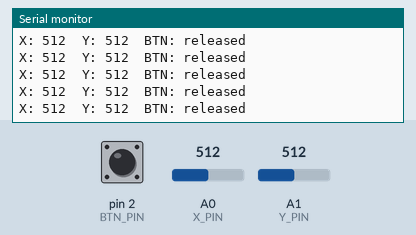
Bench run of a sketch on a simulated Arduino Uno, built with avr-gcc and run on an emulated ATmega328P. Shown: the last lines printed to the serial monitor. The inputs (shaded band) are chosen by the test bench; at power-on: pin 2 (BTN_PIN) HIGH, A0 (X_PIN) = 512, A1 (Y_PIN) = 512.

Above: at 1.2 s.
1.3 s: pin 2 (BTN_PIN) pulled LOW for 0.15 s
At 1.32 s:
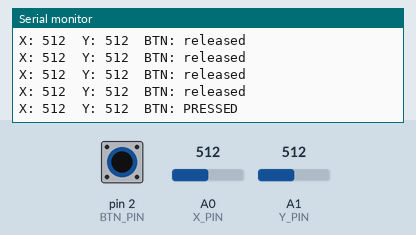
2.9 s: A0 (X_PIN) set to 716
At 2.93 s:
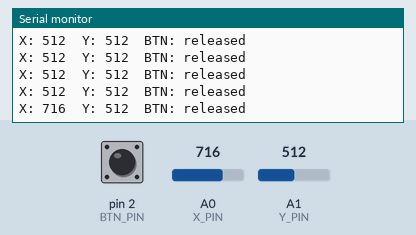
4.4 s: A1 (Y_PIN) set to 716
At 4.44 s:
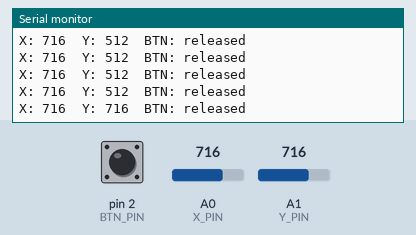
5.9 s: A0 (X_PIN) set to 1023
At 5.95 s:
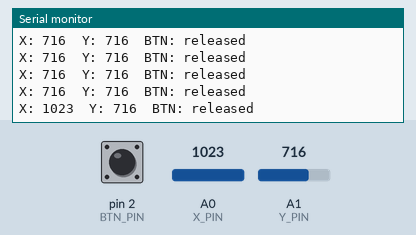
8.9 s: pin 2 (BTN_PIN) pulled LOW for 1 s
At 8.98 s:
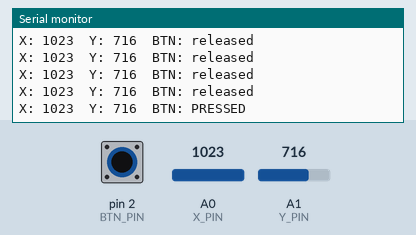
11.4 s: A1 (Y_PIN) set to 900
At 11.4 s:
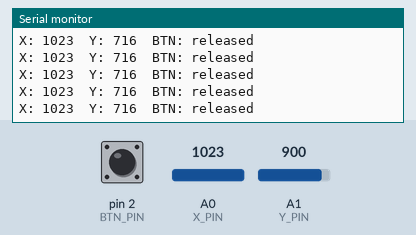
Timing chart, 0 to 13.9 s (numbered marks = the images above; inputs shaded):
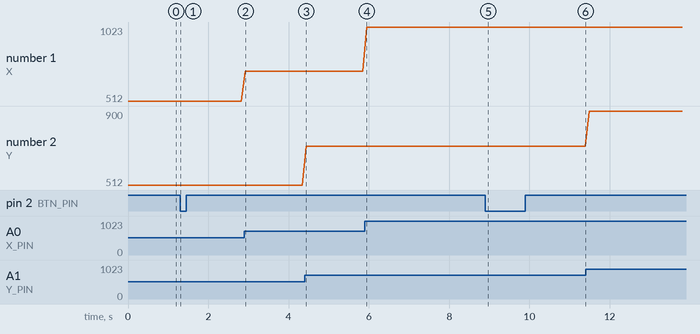

The sketch:

joystick_module.ino
```cpp
// snippet: joystick_module
// tags: joystick, analog, input, xy, button, axis
// boards: avr, megaavr, nano33iot, romi32u4, rp2040
// library: none
// description: Read a two-axis analog joystick module (VRx, VRy) plus the built-in push button.
//   Wiring: VRx → X_PIN, VRy → Y_PIN, SW → BTN_PIN, VCC → 5V, GND → GND.
//   Center position returns ~512. Button is active LOW (pressed = 0).
// prompts: joystick module, analog joystick input, XY axis joystick, two-axis analog stick, game controller joystick
//
// ---- CONFIGURE ----
#define X_PIN    A0
#define Y_PIN    A1
#define BTN_PIN  2    // digital pin; joystick button pulls LOW when pressed
// -------------------

void setup() {
  Serial.begin(115200);
  pinMode(BTN_PIN, INPUT_PULLUP);
}

void loop() {
  int x   = analogRead(X_PIN);
  int y   = analogRead(Y_PIN);
  bool btn = !digitalRead(BTN_PIN);   // LOW when pressed

  Serial.print("X: "); Serial.print(x);
  Serial.print("  Y: "); Serial.print(y);
  Serial.print("  BTN: "); Serial.println(btn ? "PRESSED" : "released");
  delay(100);
}
```

Measured:
- after the input at 1.3 s, the serial monitor: prints a new line at once (image 1)
- after the input at 2.9 s, the serial monitor: prints a new line at once (image 2)
- after the input at 4.4 s, the serial monitor: prints a new line at once (image 3)
- after the input at 5.9 s, the serial monitor: prints a new line after 0.05 s (image 4)
- after the input at 8.9 s, the serial monitor: prints a new line after 0.07 s (image 5)
- plotted number 1: 512 → 716 after the input at 2.9 s, 716 → 1023 after the input at 5.9 s
- plotted number 2: 716 → 900 after the input at 11.4 s
